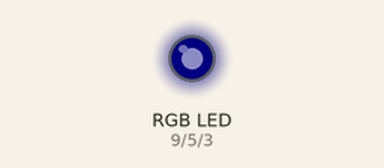
Simulated run of this sketch. Board: Arduino Uno, built with avr-gcc and run on an emulated ATmega328P. On the bench: an RGB LED mixed from three pins (HIGH = lit). Dim RGB values are drawn brighter than linear.

Above: at 0.05 s.
At 0.45 s:
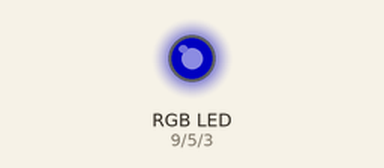
At 1.25 s:
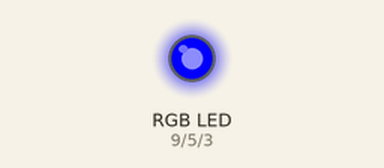
At 1.9 s:
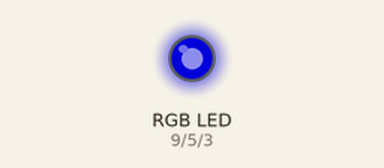
At 3.8 s:
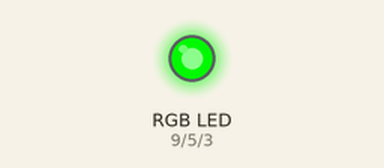
At 7.55 s:
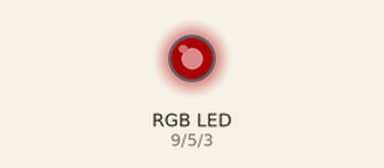
Timing chart, 0 to 10.1 s (numbered marks = the images above):
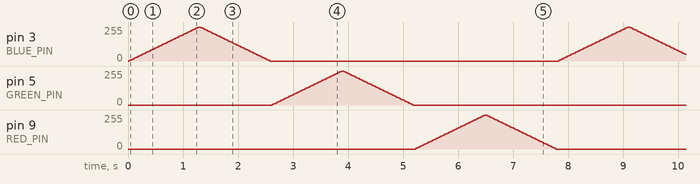

The sketch:

exp1-2-1.ino
```cpp
#define BLUE_PIN 3
#define GREEN_PIN 5
#define RED_PIN 9
int light=0;

void setup() {
  pinMode(BLUE_PIN, OUTPUT);
  pinMode(GREEN_PIN, OUTPUT);
  pinMode(RED_PIN, OUTPUT);
  analogWrite(BLUE_PIN, 0);
  analogWrite(GREEN_PIN, 0);
  analogWrite(RED_PIN, 0);
}

void loop() {
  analogWrite(GREEN_PIN, 0);
  analogWrite(RED_PIN, 0);
  for(light=0;light<=255;light+=5){
    analogWrite(BLUE_PIN, light);
    delay(25);
  }
  for(light=255;light>=0;light-=5){
    analogWrite(BLUE_PIN, light);
    delay(25);
  }
  analogWrite(BLUE_PIN, 0);
  analogWrite(RED_PIN, 0);
  for(light=0;light<=255;light+=5){
    analogWrite(GREEN_PIN, light);
    delay(25);
  }
  for(light=255;light>=0;light-=5){
    analogWrite(GREEN_PIN, light);
    delay(25);
  }
  analogWrite(GREEN_PIN, 0);
  analogWrite(BLUE_PIN, 0);
  for(light=0;light<=255;light+=5){
    analogWrite(RED_PIN, light);
    delay(25);
  }
  for(light=255;light>=0;light-=5){
    analogWrite(RED_PIN, light);
    delay(25);
  }
}
```
